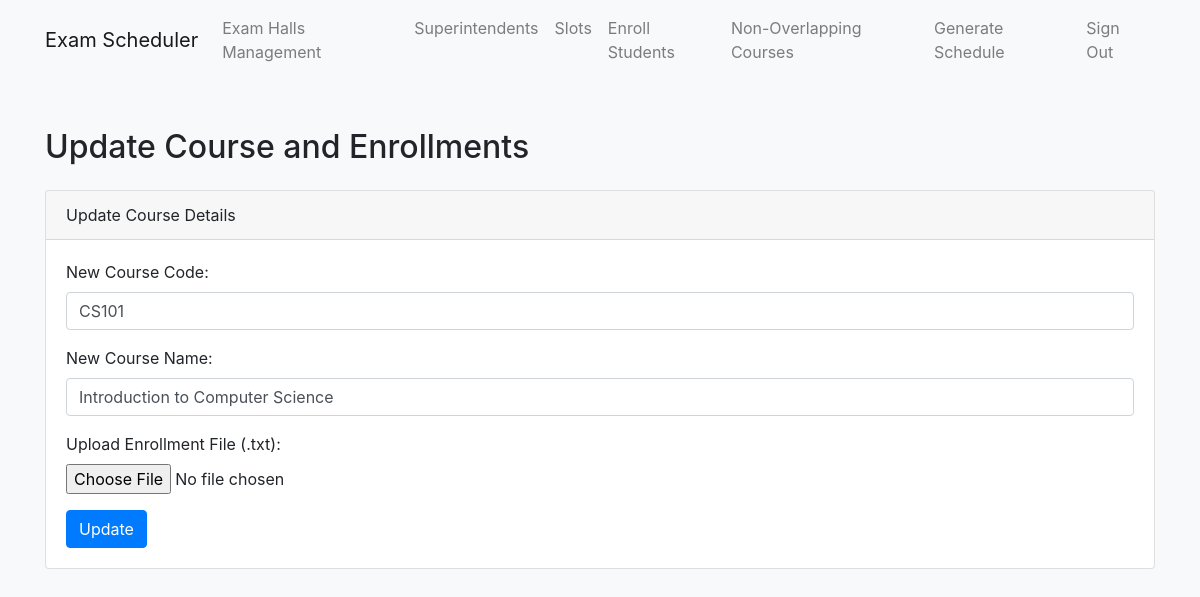
The page /exam_cordinate/views/students/update.php?id=1 on the database its author committed.
### tables this page shows
CREATE TABLE `courses` (
  `id` int(11) NOT NULL,
  `course_code` varchar(20) NOT NULL,
  `course_name` varchar(100) DEFAULT NULL
);

### exam_cordinate/views/students/update.php (the view, shortened to what this page needs)
<?php
include('../../../config/database.php');
$id = $_GET['id'] ?? null;
$course_code = '';
$course_name = '';
if ($id) {
    $select_courses = "SELECT course_code, course_name FROM courses WHERE id = ?";
    $prepare_course = $mysqli->prepare($select_courses);
    $prepare_course->bind_param('i', $id);
    $prepare_course->execute();
    $result = $prepare_course->get_result();
    $row = $result->fetch_assoc();
    $course_code = $row['course_code'] ?? '';
    $course_name = $row['course_name'] ?? '';
}
?>
<!DOCTYPE html>
<html lang="en">
<head>
    <link rel="stylesheet" href="https://maxcdn.bootstrapcdn.com/bootstrap/4.5.2/css/bootstrap.min.css">
</head>
<body class="bg-light">
<?php include('../layout/header.php'); ?>
<div class="container mt-5">
    <h2 class="mb-4">Update Course and Enrollments</h2>
    <div class="card mb-4">
        <div class="card-header">Update Course Details</div>
        <div class="card-body">
            <form method="POST" enctype="multipart/form-data">
                <div class="form-group">
                    <label for="new_course_code">New Course Code:</label>
                    <input type="text" class="form-control" id="new_course_code" name="new_course_code" value="<?php echo htmlspecialchars($course_code); ?>" required>
                </div>
                <div class="form-group">
                    <label for="new_course_name">New Course Name:</label>
                    <input type="text" class="form-control" id="new_course_name" name="new_course_name" value="<?php echo htmlspecialchars($course_name); ?>" required>
                </div>
                <div class="form-group">
                    <label for="enrollments_file">Upload Enrollment File (.txt):</label>
                    <input type="file" class="form-control-file" id="enrollments_file" name="enrollments_file" accept=".txt" required>
                </div>
                <button type="submit" name="update" class="btn btn-primary">Update</button>
            </form>
        </div>
    </div>
</div>
</body>
</html>

### rows shown on the page
courses: new_course_code "CS101", new_course_name "Introduction to Computer Science"
